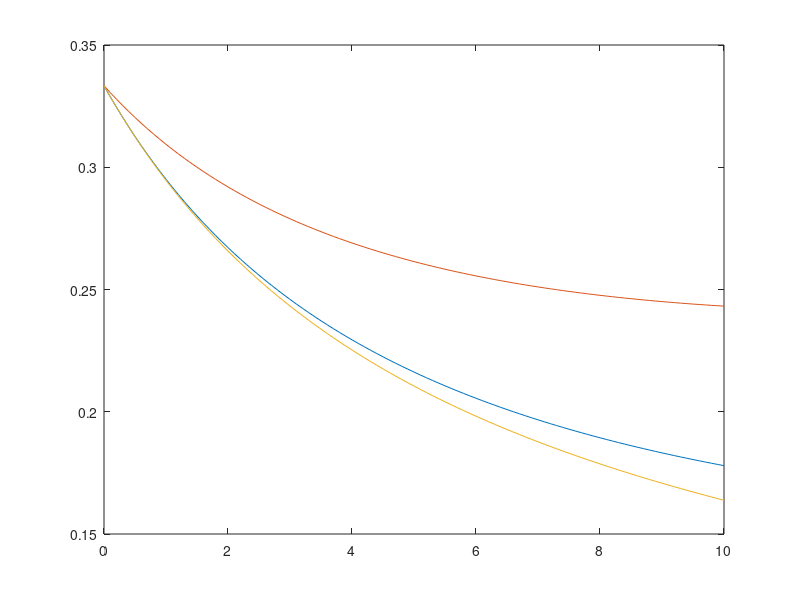

This chart was generated by the following MATLAB code:
% Math 529L Wk8 InClass
% 3/2/23
% Jun Ikeda
%%
clear; close; clc 

%time discretization
tleft = 0;
tright = 10;
n = 100;
dt = (tright-tleft)/n;
time = tleft:dt:tright;

miu = 0.1;
sigma = 0.2;
pa = 0.4;
pb = 0.1;
pc = 0.8;

Y = [1/3;1/3;1/3];
F = @(Y) [Y(1)*(miu*(1-sum(Y))-sigma*Y(3)-pa/2*Y(1));...
    Y(2)*(miu*(1-sum(Y))-sigma*Y(1)-pb/2*Y(2));...
    Y(3)*(miu*(1-sum(Y))-sigma*Y(2)-pa/2*Y(3))];

for i = 2:length(time)
    Y(:,i) = Y(:,i-1)+F(Y(:,i-1))*dt;
end

plot(time,Y)

